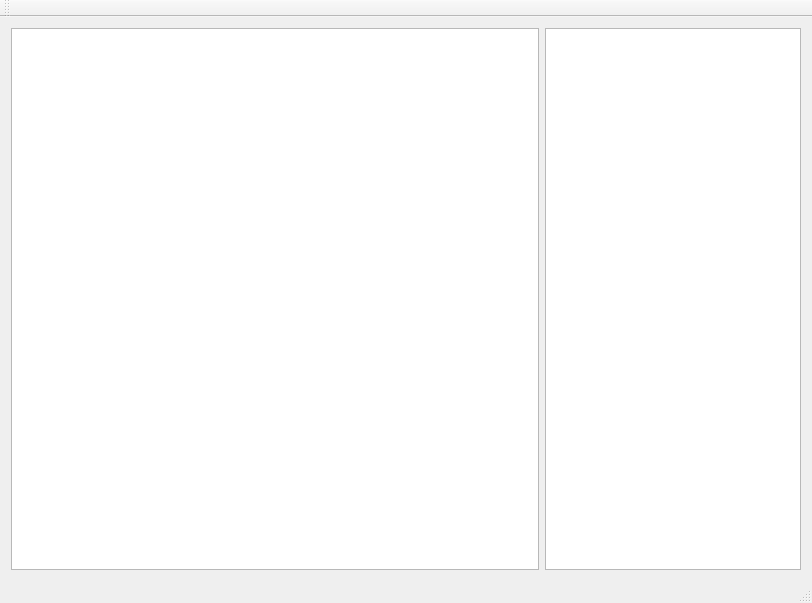
<?xml version="1.0" encoding="UTF-8"?>
<ui version="4.0">
 <class>MainWindow</class>
 <widget class="QMainWindow" name="MainWindow">
  <property name="geometry">
   <rect>
    <x>0</x>
    <y>0</y>
    <width>812</width>
    <height>603</height>
   </rect>
  </property>
  <property name="windowTitle">
   <string>MainWindow</string>
  </property>
  <widget class="QWidget" name="centralWidget">
   <layout class="QHBoxLayout" name="horizontalLayout">
    <item>
     <widget class="QGraphicsView" name="graphicsView"/>
    </item>
    <item>
     <widget class="QTableWidget" name="tableWidget">
      <property name="sizePolicy">
       <sizepolicy hsizetype="Preferred" vsizetype="Expanding">
        <horstretch>0</horstretch>
        <verstretch>0</verstretch>
       </sizepolicy>
      </property>
     </widget>
    </item>
   </layout>
  </widget>
  <widget class="QMenuBar" name="menuBar">
   <property name="geometry">
    <rect>
     <x>0</x>
     <y>0</y>
     <width>812</width>
     <height>28</height>
    </rect>
   </property>
  </widget>
  <widget class="QToolBar" name="mainToolBar">
   <attribute name="toolBarArea">
    <enum>TopToolBarArea</enum>
   </attribute>
   <attribute name="toolBarBreak">
    <bool>false</bool>
   </attribute>
  </widget>
  <widget class="QStatusBar" name="statusBar"/>
 </widget>
 <layoutdefault spacing="6" margin="11"/>
 <resources/>
 <connections/>
</ui>
